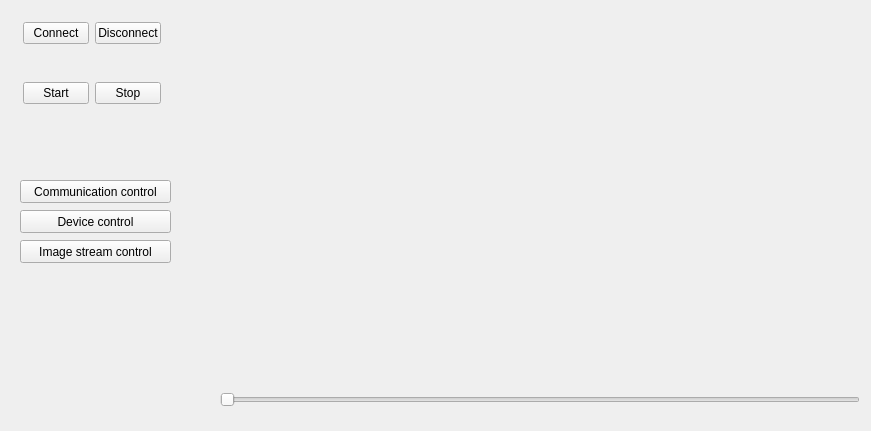
<?xml version="1.0" encoding="UTF-8"?>
<ui version="4.0">
 <class>ZoomCameraTestWidget</class>
 <widget class="QWidget" name="ZoomCameraTestWidget">
  <property name="geometry">
   <rect>
    <x>0</x>
    <y>0</y>
    <width>871</width>
    <height>431</height>
   </rect>
  </property>
  <property name="sizePolicy">
   <sizepolicy hsizetype="Fixed" vsizetype="Fixed">
    <horstretch>0</horstretch>
    <verstretch>0</verstretch>
   </sizepolicy>
  </property>
  <property name="windowTitle">
   <string>ZoomCameraTestWidget</string>
  </property>
  <widget class="DisplayThread" name="widget" native="true">
   <property name="geometry">
    <rect>
     <x>220</x>
     <y>10</y>
     <width>640</width>
     <height>370</height>
    </rect>
   </property>
   <property name="sizePolicy">
    <sizepolicy hsizetype="Fixed" vsizetype="Fixed">
     <horstretch>0</horstretch>
     <verstretch>0</verstretch>
    </sizepolicy>
   </property>
   <property name="minimumSize">
    <size>
     <width>640</width>
     <height>370</height>
    </size>
   </property>
   <property name="maximumSize">
    <size>
     <width>640</width>
     <height>370</height>
    </size>
   </property>
  </widget>
  <widget class="QWidget" name="layoutWidget">
   <property name="geometry">
    <rect>
     <x>12</x>
     <y>11</y>
     <width>160</width>
     <height>104</height>
    </rect>
   </property>
   <layout class="QVBoxLayout" name="verticalLayout">
    <item>
     <layout class="QHBoxLayout" name="horizontalLayout">
      <item>
       <widget class="QPushButton" name="pushButton_Connect">
        <property name="text">
         <string>Connect</string>
        </property>
       </widget>
      </item>
      <item>
       <widget class="QPushButton" name="pushButton_Disconnect">
        <property name="text">
         <string>Disconnect</string>
        </property>
       </widget>
      </item>
     </layout>
    </item>
    <item>
     <spacer name="verticalSpacer">
      <property name="orientation">
       <enum>Qt::Vertical</enum>
      </property>
      <property name="sizeHint" stdset="0">
       <size>
        <width>20</width>
        <height>40</height>
       </size>
      </property>
     </spacer>
    </item>
    <item>
     <layout class="QHBoxLayout" name="horizontalLayout_2">
      <item>
       <widget class="QPushButton" name="pushButton_Start">
        <property name="text">
         <string>Start</string>
        </property>
       </widget>
      </item>
      <item>
       <widget class="QPushButton" name="pushButton_Stop">
        <property name="text">
         <string>Stop</string>
        </property>
       </widget>
      </item>
     </layout>
    </item>
   </layout>
  </widget>
  <widget class="QPushButton" name="pushButton_communicationControl">
   <property name="geometry">
    <rect>
     <x>20</x>
     <y>180</y>
     <width>151</width>
     <height>23</height>
    </rect>
   </property>
   <property name="text">
    <string>Communication control</string>
   </property>
  </widget>
  <widget class="QPushButton" name="pushButton_imageDtreamControl">
   <property name="geometry">
    <rect>
     <x>20</x>
     <y>240</y>
     <width>151</width>
     <height>23</height>
    </rect>
   </property>
   <property name="text">
    <string>Image stream control</string>
   </property>
  </widget>
  <widget class="QPushButton" name="pushButton_deviceControl">
   <property name="geometry">
    <rect>
     <x>20</x>
     <y>210</y>
     <width>151</width>
     <height>23</height>
    </rect>
   </property>
   <property name="text">
    <string>Device control</string>
   </property>
  </widget>
  <widget class="QSlider" name="horizontalSlider_zoom">
   <property name="geometry">
    <rect>
     <x>220</x>
     <y>390</y>
     <width>640</width>
     <height>20</height>
    </rect>
   </property>
   <property name="orientation">
    <enum>Qt::Horizontal</enum>
   </property>
  </widget>
 </widget>
 <layoutdefault spacing="6" margin="11"/>
 <customwidgets>
  <customwidget>
   <class>DisplayThread</class>
   <extends>QWidget</extends>
   <header>displaythread.h</header>
   <container>1</container>
  </customwidget>
 </customwidgets>
 <resources/>
 <connections>
  <connection>
   <sender>pushButton_Connect</sender>
   <signal>released()</signal>
   <receiver>ZoomCameraTestWidget</receiver>
   <slot>onButtonConnectSlot()</slot>
   <hints>
    <hint type="sourcelabel">
     <x>57</x>
     <y>31</y>
    </hint>
    <hint type="destinationlabel">
     <x>329</x>
     <y>188</y>
    </hint>
   </hints>
  </connection>
  <connection>
   <sender>pushButton_Disconnect</sender>
   <signal>released()</signal>
   <receiver>ZoomCameraTestWidget</receiver>
   <slot>onButtonDisconnectSlot()</slot>
   <hints>
    <hint type="sourcelabel">
     <x>147</x>
     <y>31</y>
    </hint>
    <hint type="destinationlabel">
     <x>329</x>
     <y>188</y>
    </hint>
   </hints>
  </connection>
  <connection>
   <sender>pushButton_Start</sender>
   <signal>released()</signal>
   <receiver>ZoomCameraTestWidget</receiver>
   <slot>onButtonStartSlot()</slot>
   <hints>
    <hint type="sourcelabel">
     <x>47</x>
     <y>351</y>
    </hint>
    <hint type="destinationlabel">
     <x>329</x>
     <y>188</y>
    </hint>
   </hints>
  </connection>
  <connection>
   <sender>pushButton_Stop</sender>
   <signal>released()</signal>
   <receiver>ZoomCameraTestWidget</receiver>
   <slot>onButtonStopSlot()</slot>
   <hints>
    <hint type="sourcelabel">
     <x>137</x>
     <y>351</y>
    </hint>
    <hint type="destinationlabel">
     <x>329</x>
     <y>188</y>
    </hint>
   </hints>
  </connection>
  <connection>
   <sender>pushButton_communicationControl</sender>
   <signal>released()</signal>
   <receiver>ZoomCameraTestWidget</receiver>
   <slot>onButtonCommCtrlSlot()</slot>
   <hints>
    <hint type="sourcelabel">
     <x>95</x>
     <y>191</y>
    </hint>
    <hint type="destinationlabel">
     <x>317</x>
     <y>167</y>
    </hint>
   </hints>
  </connection>
  <connection>
   <sender>pushButton_deviceControl</sender>
   <signal>released()</signal>
   <receiver>ZoomCameraTestWidget</receiver>
   <slot>onButtonDevCtrlSlot()</slot>
   <hints>
    <hint type="sourcelabel">
     <x>95</x>
     <y>221</y>
    </hint>
    <hint type="destinationlabel">
     <x>317</x>
     <y>167</y>
    </hint>
   </hints>
  </connection>
  <connection>
   <sender>pushButton_imageDtreamControl</sender>
   <signal>released()</signal>
   <receiver>ZoomCameraTestWidget</receiver>
   <slot>onButtonImgStreamCtrlSlot()</slot>
   <hints>
    <hint type="sourcelabel">
     <x>95</x>
     <y>251</y>
    </hint>
    <hint type="destinationlabel">
     <x>317</x>
     <y>167</y>
    </hint>
   </hints>
  </connection>
  <connection>
   <sender>horizontalSlider_zoom</sender>
   <signal>sliderMoved(int)</signal>
   <receiver>ZoomCameraTestWidget</receiver>
   <slot>onSliderZoomMoveSlot(int)</slot>
   <hints>
    <hint type="sourcelabel">
     <x>539</x>
     <y>399</y>
    </hint>
    <hint type="destinationlabel">
     <x>435</x>
     <y>215</y>
    </hint>
   </hints>
  </connection>
 </connections>
 <slots>
  <slot>onButtonConnectSlot()</slot>
  <slot>onButtonDisconnectSlot()</slot>
  <slot>onButtonStartSlot()</slot>
  <slot>onButtonStopSlot()</slot>
  <slot>onButtonCommCtrlSlot()</slot>
  <slot>onButtonDevCtrlSlot()</slot>
  <slot>onButtonImgStreamCtrlSlot()</slot>
  <slot>onSliderZoomMoveSlot(int)</slot>
 </slots>
</ui>
